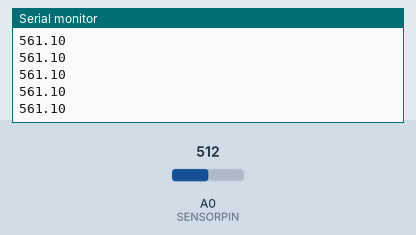
This sketch was run on a simulated Arduino Uno, built with avr-gcc and run on an emulated ATmega328P. On the bench: the last lines printed to the serial monitor. The inputs (shaded band) are chosen by the test bench; at power-on: A0 (SENSORPIN) = 512.

Above: at 1.2 s.
1.3 s: A0 (SENSORPIN) set to 1013
At 1.31 s:
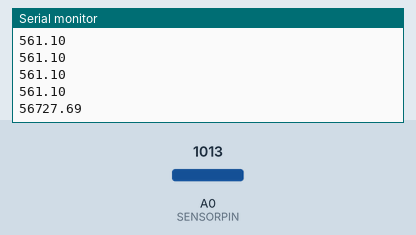
2.8 s: A0 (SENSORPIN) set to 1023
At 2.82 s:
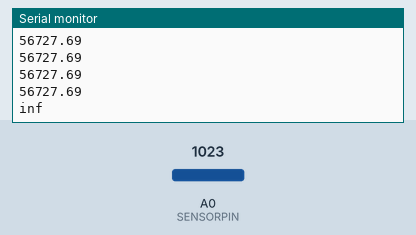

The sketch:

water_level.ino
```cpp
/* Water Level Sensor System
   Author: PCC ENGR114 Student Spring 2017
   Date: 06/01/2017
   Version: 2.0
   Description: This program reads the analog voltage signal from the eTape
   and displays the measurements digitally in Arduino.

   Connect pin #2 of the sensor to ground, then pin #3 to a 560 ohm resistor.
   The other side of the 560 ohm resistor to VCC 5V to create a resistor
   divider. The ADC pin connects to the point between the resistor and sensor.
*/
// the value of the resistor (not the eTape)
#define SERIESRESISTOR 560

// Sensor pin input
#define SENSORPIN A0

// resistance values
#define zero_depth_resistance 550 // Resistance value when no liquid is present.
#define max_resistance    60    // Resistance when liquid is at max line.


void setup(void) {
  Serial.begin(9600);
}

void loop(void) {
  float reading;

  reading = analogRead(SENSORPIN); // voltage reading from eTape


  // convert the value to resistance

  reading = (1023 / reading)  - 1;
  reading = SERIESRESISTOR / reading;
  Serial.println(reading);


  delay(100);

}
```

Measured:
- the behaviour switches between 1022 and 1023 on A0 (SENSORPIN) (found by bisection; images 1 and 2)
- after the input at 1.3 s, the serial monitor: prints a new line at once (image 1)
- after the input at 2.8 s, the serial monitor: prints a new line at once (image 2)
